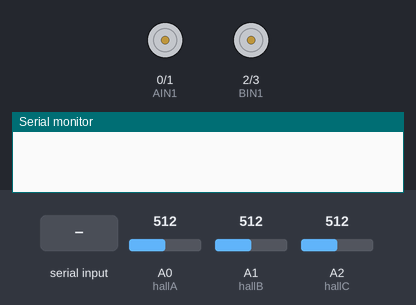
The sketch below on a simulated Teensy 4. Parts: motor-driver pin pairs drawn as motors (green arrow = first pin HIGH = forward, orange = second pin HIGH = backward, longer = more drive), the last lines printed to the serial monitor. The inputs (shaded band) are chosen by the test bench; at power-on: A0 (hallA) = 512, A1 (hallB) = 512, A2 (hallC) = 512 (analog values on the 0–1023 scale).

Above: at 1.2 s.
1.3 s: "START\n" received over Serial
At 1.73 s:
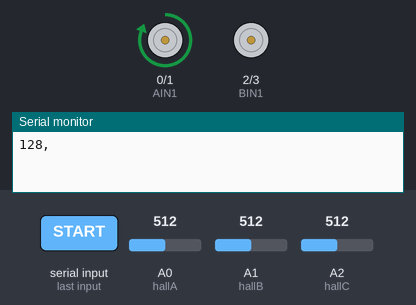
4.3 s: A0 (hallA) set to 504
At 4.36 s:
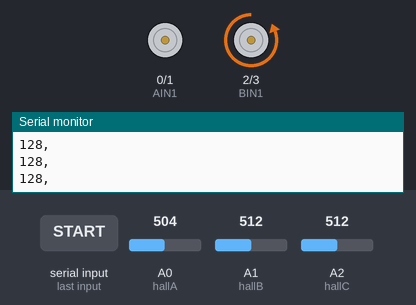
7.3 s: A1 (hallB) set to 501
At 7.5 s:
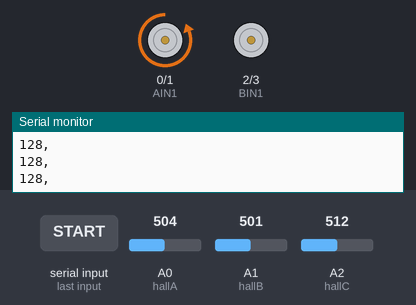
10.3 s: A1 (hallB) set to 716
13.3 s: A1 (hallB) set to 511
16.3 s: "STOP\n" received over Serial
At 17.7 s:
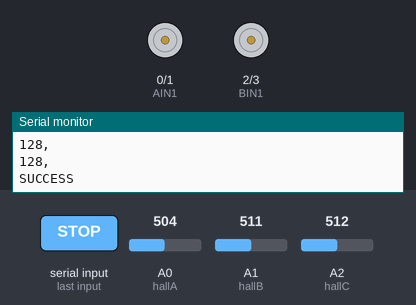
Timing chart, 0 to 18.8 s (numbered marks = the images above; inputs shaded):
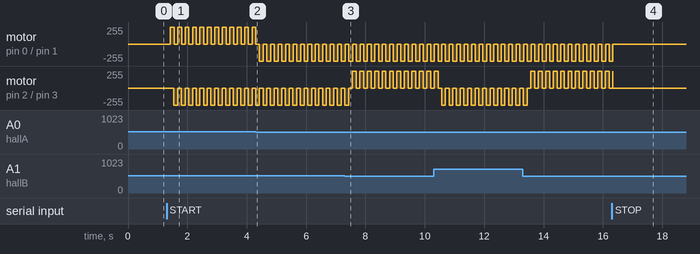

Measured:
- the behaviour switches between 512 and 511 on A0 (hallA) (found by bisection; images 1 and 2)
- the behaviour switches between 512 and 511 on A1 (hallB) (found by bisection; images 2 and 3)
- after the input at 1.3 s, motor on pin 0 (AIN1) / pin 1 (AIN2): alternates forward 255/255 for 0.13 s and stopped for 0.12 s, starting after 0.12 s; motor on pin 2 (BIN1) / pin 3 (BIN2): alternates backward 255/255 for 0.13 s and stopped for 0.12 s, starting after 0.24 s
- after the input at 16.3 s, motor on pin 0 (AIN1) / pin 1 (AIN2): goes on until 16.3 s, then stays stopped

The sketch:

spin_game.ino
```cpp
#define AIN1 0               // H-bridge A, input pin 1
#define AIN2 1               // H-bridge A, input pin 2
#define BIN1 2               // H-bridge B, input pin 1
#define BIN2 3               // H-bridge B, input pin 2
#define hallA A0             // Hall A input pin
#define hallB A1             // Hall B input pin
#define hallC A2             // Hall C input pin
#define threshold 128        // Hall sensor is near north pole if value > threshold

void setup(){
  analogReadResolution(8);   // set A/D for 8 bit resolution
  pinMode(AIN1,OUTPUT);      // set H-bridge control pins as Teensy outputs
  pinMode(AIN2,OUTPUT);
  pinMode(BIN1,OUTPUT);
  pinMode(BIN2,OUTPUT);
  Serial.begin(9600);
}

void off(int pin1, int pin2){
  digitalWrite(pin1,LOW);
  digitalWrite(pin2,LOW);
}

void off_on(int sensor,int pin1,int pin2, int diff){
  off(pin1, pin2);
  delay(diff);
  if(sensor<threshold){
    digitalWrite(pin2,LOW);     // turn first control pin off
    digitalWrite(pin1,HIGH);    // then turn second control pin on
  }
  else{
    digitalWrite(pin1,LOW);     // turn first control pin off
    digitalWrite(pin2,HIGH);    // then turn second control pin on
  }
}


int callCount = 0;
int difficulties[] = {120, 80, 60, 40, 30};
boolean started = false;
int diffIndex = 0;

byte cHist[1];

byte maxC(){
  byte m = cHist[0];
  for(int i=0;i<sizeof(cHist);i++){
    if(cHist[i]>m)
      m = cHist[i];
  }
  return m;
}

byte minC(){
  byte m = cHist[0];
  for(int i=0;i<sizeof(cHist);i++){
    if(cHist[i]<m)
      m = cHist[i];
  }
  return m;
}

void printC(){
  for(int i=0;i<sizeof(cHist);i++){
    Serial.print(cHist[i]);
    Serial.print(", ");
  }
  Serial.println();
}

void loop() {
  if(!started){
    if(Serial.available() > 0) {
      if(Serial.readStringUntil('\n')=="START"){
        started = true;
      }
    }
    return;
  }
  if(started){
    if(Serial.available() > 0) {
      if(Serial.readStringUntil('\n')=="STOP"){
        int res = analogRead(hallC);
        if(res>133 || res<131 || maxC()>134 || minC()<130){
          Serial.println("SUCCESS");
          if(diffIndex!=sizeof(difficulties)-1)
            diffIndex+=1;
        }
        else{
          Serial.print("FAIL ");
          Serial.print("HallC: ");
          Serial.print(res);
          Serial.println();
        }
        off(AIN2, AIN1);
        off(BIN1, BIN2);
        started=false;
        return;
      }
    }
  }

  off_on(analogRead(hallA),AIN2,AIN1, difficulties[diffIndex]);
  off_on(analogRead(hallB),BIN1,BIN2, difficulties[diffIndex]);
  for(int i=0;i<2;i++){
    for(int j=0;j<sizeof(cHist);j++){
      cHist[j+1] = cHist[j];
    }
    cHist[0] = analogRead(hallC);
    delay(5);
  }
  printC();

//  Serial.println(analogRead(hallC));
}
```
